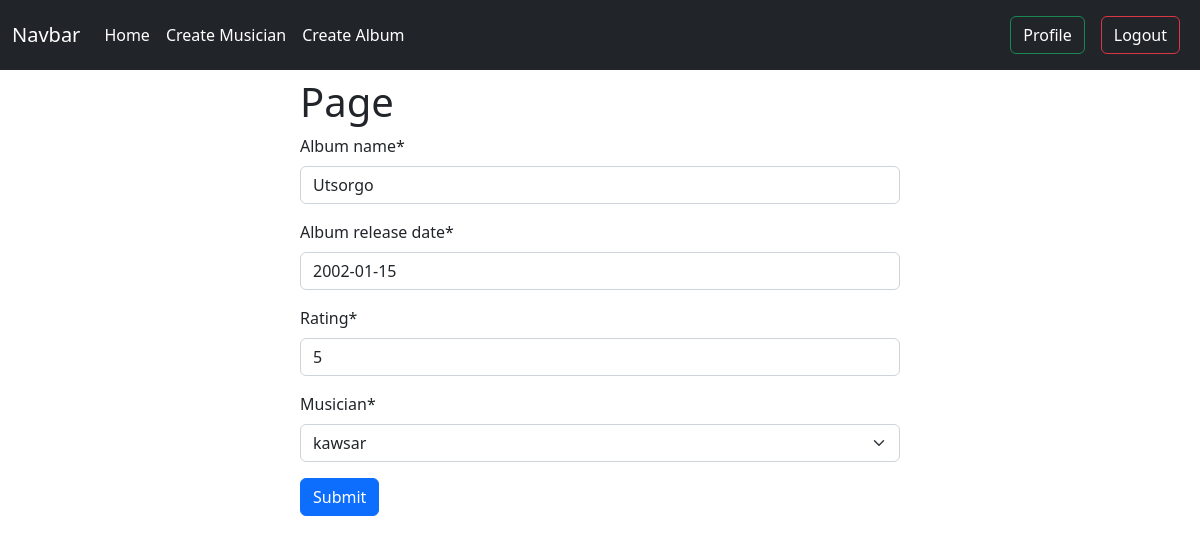
Screenshot of /first_app/edit_album/6 (signed in) with the database file from the repository.
### first_app/models.py (models this page shows, shortened)
class Album(models.Model):
    album_name = models.CharField(max_length=20)
    album_release_date = models.DateField()
    rating = models.IntegerField()
    musician = models.ForeignKey(Musician, on_delete=models.CASCADE)

### first_app/views.py (the view)
# urls.py: path('edit_album/<int:id>', views.EditAlbumView.as_view(), name = 'edit_album'),
@method_decorator(login_required, name = 'dispatch')
class EditAlbumView(UpdateView):
    model = models.Album
    form_class = forms.AlbumForm
    template_name = 'album.html'
    pk_url_kwarg = 'id'
    success_url = reverse_lazy('profilepage')

### first_app/forms.py
class AlbumForm(forms.ModelForm):
    class Meta:
        model = models.Album
        fields = "__all__"

### first_app/models.py (called while the page is built)
    def __str__(self):
        return self.first_name

### first_app/templates/album.html (shortened to what this page needs)
{% extends 'base.html'%}
{% load crispy_forms_tags %}
{% block content %}
<form method = 'post' style = "Width:50%; height:500px; margin:auto;" class = 'pt-2'>
<h1>{{type}} Page</h1>
{{form | crispy}}
<button class = "btn btn-primary mb-4">Submit</button>
</form>
{% endblock %}

### rows the page displays
Album: album_name "Utsorgo", album_release_date "2002-01-15", rating "5", musician "kawsar"
